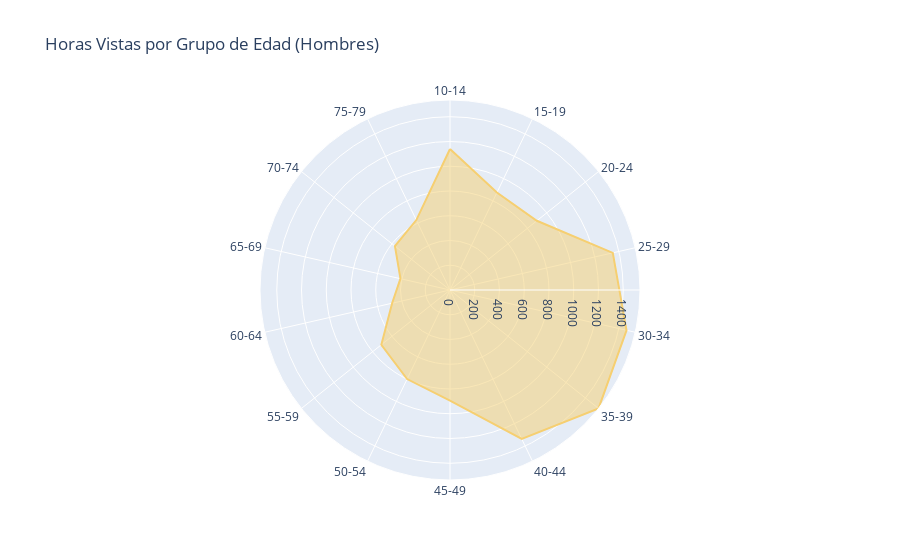
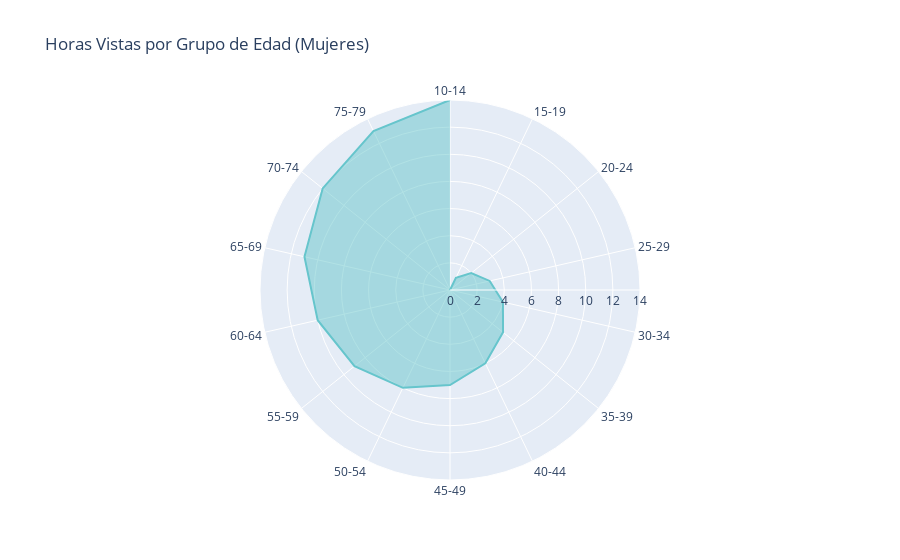
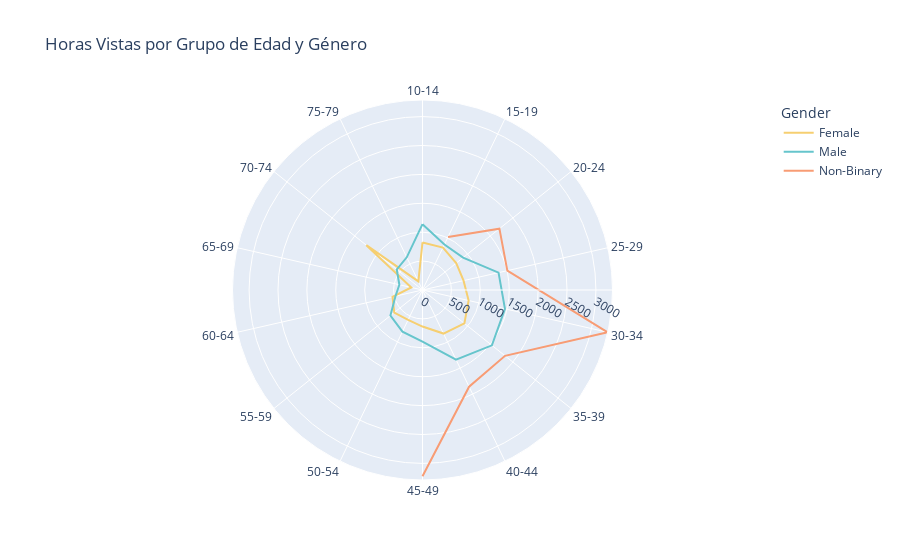

The cell these charts' notebook holds for them, in order:
### Code cell
import plotly.express as px

# Preparar los datos para el gráfico de radar
radar_data = df_users.groupby(['age_group', 'Gender'], observed=False)['watched_time'].mean().unstack().reset_index()

# Crear gráfico de radar
fig = px.line_polar(
    radar_data, 
    r='Male', 
    theta='age_group',
    line_close=True,
    title="Horas Vistas por Grupo de Edad (Hombres)",
    color_discrete_sequence=['rgb(246, 207, 113)']
)
fig.update_traces(fill='toself')
fig.show()

fig = px.line_polar(
    radar_data, 
    
    theta='age_group',
    line_close=True,
    title="Horas Vistas por Grupo de Edad (Mujeres)",
    color_discrete_sequence=['rgb(102, 197, 204)']
)
fig.update_traces(fill='toself')
fig.show()

# Opcional: Todos los géneros en un solo gráfico
fig = px.line_polar(
    radar_data.melt(id_vars='age_group'), 
    r='value', 
    theta='age_group',
    color='Gender',
    line_close=True,
    title="Horas Vistas por Grupo de Edad y Género",
    color_discrete_sequence=['rgb(246, 207, 113)', 'rgb(102, 197, 204)', 'rgb(248, 156, 116)']
)
fig.show()

### Figure 1 — Plotly figure (JSON) as saved in the notebook; plotly's stock layout.template omitted (floating-point values rounded to 4 significant figures)
{"data": [{"fill": "toself", "hovertemplate": "Male=%{r}<br>age_group=%{theta}<extra></extra>", "legendgroup": "", "line": {"color": "rgb(246, 207, 113)", "dash": "solid"}, "marker": {"symbol": "circle"}, "mode": "lines", "name": "", "r": [1139.0, 873.8, 897.7, 1350.0, 1463.0, 1536.0, 1336.0, 893.2, 799.0, 709.8, 479.8, 410.8, 569.1, 627.4, 1139.0], "showlegend": false, "subplot": "polar", "theta": ["10-14", "15-19", "20-24", "25-29", "30-34", "35-39", "40-44", "45-49", "50-54", "55-59", "60-64", "65-69", "70-74", "75-79", "10-14"], "type": "scatterpolar"}], "layout": {"legend": {"tracegroupgap": 0}, "polar": {"angularaxis": {"direction": "clockwise", "rotation": 90}, "domain": {"x": [0, 1], "y": [0, 1]}}, "title": {"text": "Horas Vistas por Grupo de Edad (Hombres)"}}}

### Figure 2 — Plotly figure (JSON) as saved in the notebook; plotly's stock layout.template omitted (floating-point values rounded to 4 significant figures)
{"data": [{"fill": "toself", "hovertemplate": "age_group=%{theta}<extra></extra>", "legendgroup": "", "line": {"color": "rgb(102, 197, 204)", "dash": "solid"}, "marker": {"symbol": "circle"}, "mode": "lines", "name": "", "showlegend": false, "subplot": "polar", "theta": ["10-14", "15-19", "20-24", "25-29", "30-34", "35-39", "40-44", "45-49", "50-54", "55-59", "60-64", "65-69", "70-74", "75-79", "10-14"], "type": "scatterpolar"}], "layout": {"legend": {"tracegroupgap": 0}, "polar": {"angularaxis": {"direction": "clockwise", "rotation": 90}, "domain": {"x": [0, 1], "y": [0, 1]}}, "title": {"text": "Horas Vistas por Grupo de Edad (Mujeres)"}}}

### Figure 3 — Plotly figure (JSON) as saved in the notebook; plotly's stock layout.template omitted (floating-point values rounded to 4 significant figures)
{"data": [{"hovertemplate": "Gender=Female<br>value=%{r}<br>age_group=%{theta}<extra></extra>", "legendgroup": "Female", "line": {"color": "rgb(246, 207, 113)", "dash": "solid"}, "marker": {"symbol": "circle"}, "mode": "lines", "name": "Female", "r": [822.3, 814.8, 745.7, 728.5, 818.5, 926.9, 836.2, 632.0, 572.9, 625.4, 531.9, 199.0, 1243.0, 165.3, 822.3], "showlegend": true, "subplot": "polar", "theta": ["10-14", "15-19", "20-24", "25-29", "30-34", "35-39", "40-44", "45-49", "50-54", "55-59", "60-64", "65-69", "70-74", "75-79", "10-14"], "type": "scatterpolar"}, {"hovertemplate": "Gender=Male<br>value=%{r}<br>age_group=%{theta}<extra></extra>", "legendgroup": "Male", "line": {"color": "rgb(102, 197, 204)", "dash": "solid"}, "marker": {"symbol": "circle"}, "mode": "lines", "name": "Male", "r": [1139.0, 873.8, 897.7, 1350.0, 1463.0, 1536.0, 1336.0, 893.2, 799.0, 709.8, 479.8, 410.8, 569.1, 627.4, 1139.0], "showlegend": true, "subplot": "polar", "theta": ["10-14", "15-19", "20-24", "25-29", "30-34", "35-39", "40-44", "45-49", "50-54", "55-59", "60-64", "65-69", "70-74", "75-79", "10-14"], "type": "scatterpolar"}, {"hovertemplate": "Gender=Non-Binary<br>value=%{r}<br>age_group=%{theta}<extra></extra>", "legendgroup": "Non-Binary", "line": {"color": "rgb(248, 156, 116)", "dash": "solid"}, "marker": {"symbol": "circle"}, "mode": "lines", "name": "Non-Binary", "r": [null, 1018.0, 1702.0, 1505.0, 3287.0, 1826.0, 1858.0, 3223.0, null, 1809.0, null, null, null, 0, null], "showlegend": true, "subplot": "polar", "theta": ["10-14", "15-19", "20-24", "25-29", "30-34", "35-39", "40-44", "45-49", "50-54", "55-59", "60-64", "65-69", "70-74", "75-79", "10-14"], "type": "scatterpolar"}], "layout": {"legend": {"title": {"text": "Gender"}, "tracegroupgap": 0}, "polar": {"angularaxis": {"direction": "clockwise", "rotation": 90}, "domain": {"x": [0, 1], "y": [0, 1]}}, "title": {"text": "Horas Vistas por Grupo de Edad y Género"}}}
